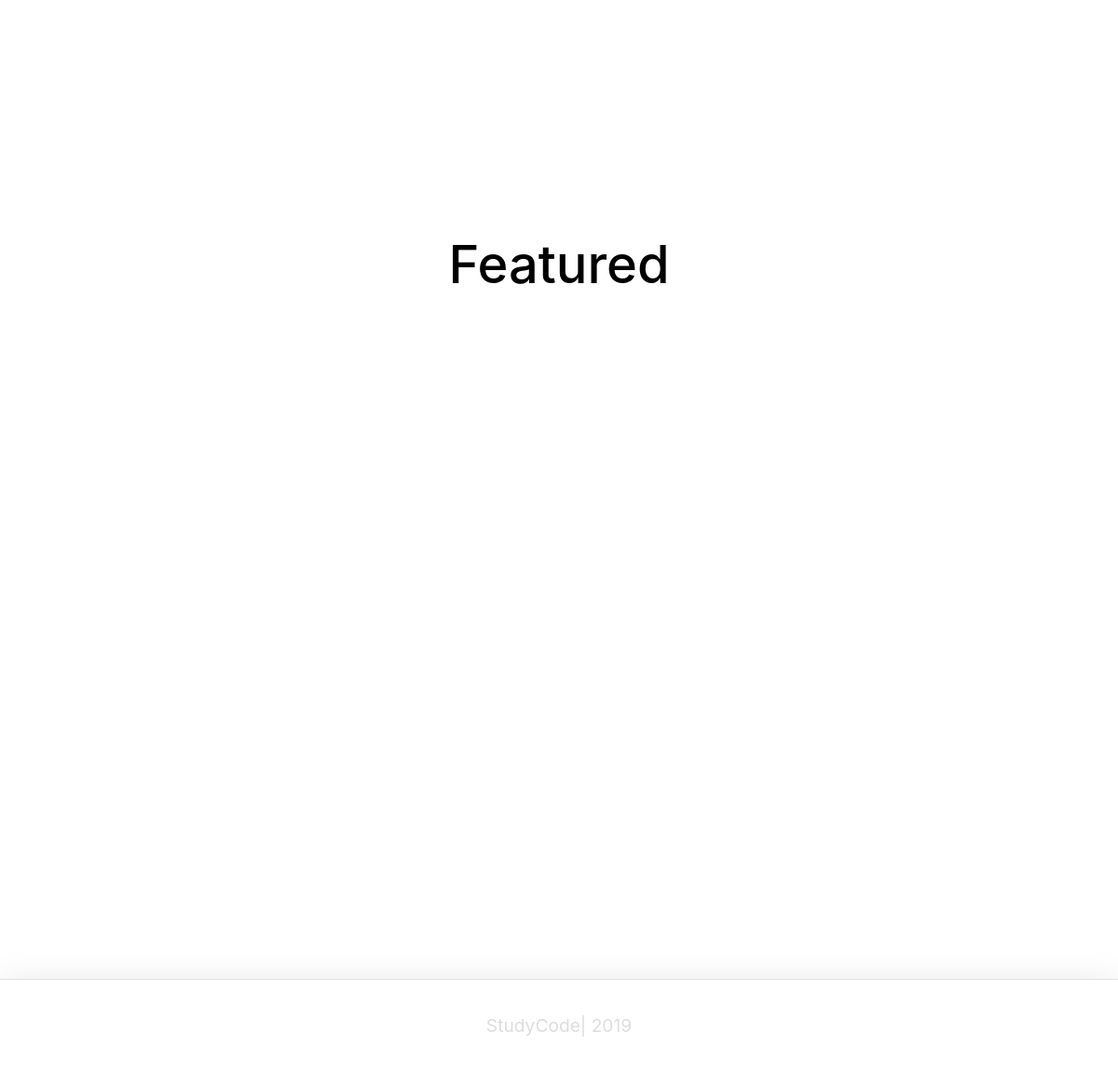
The app's page / (lower part), older data.
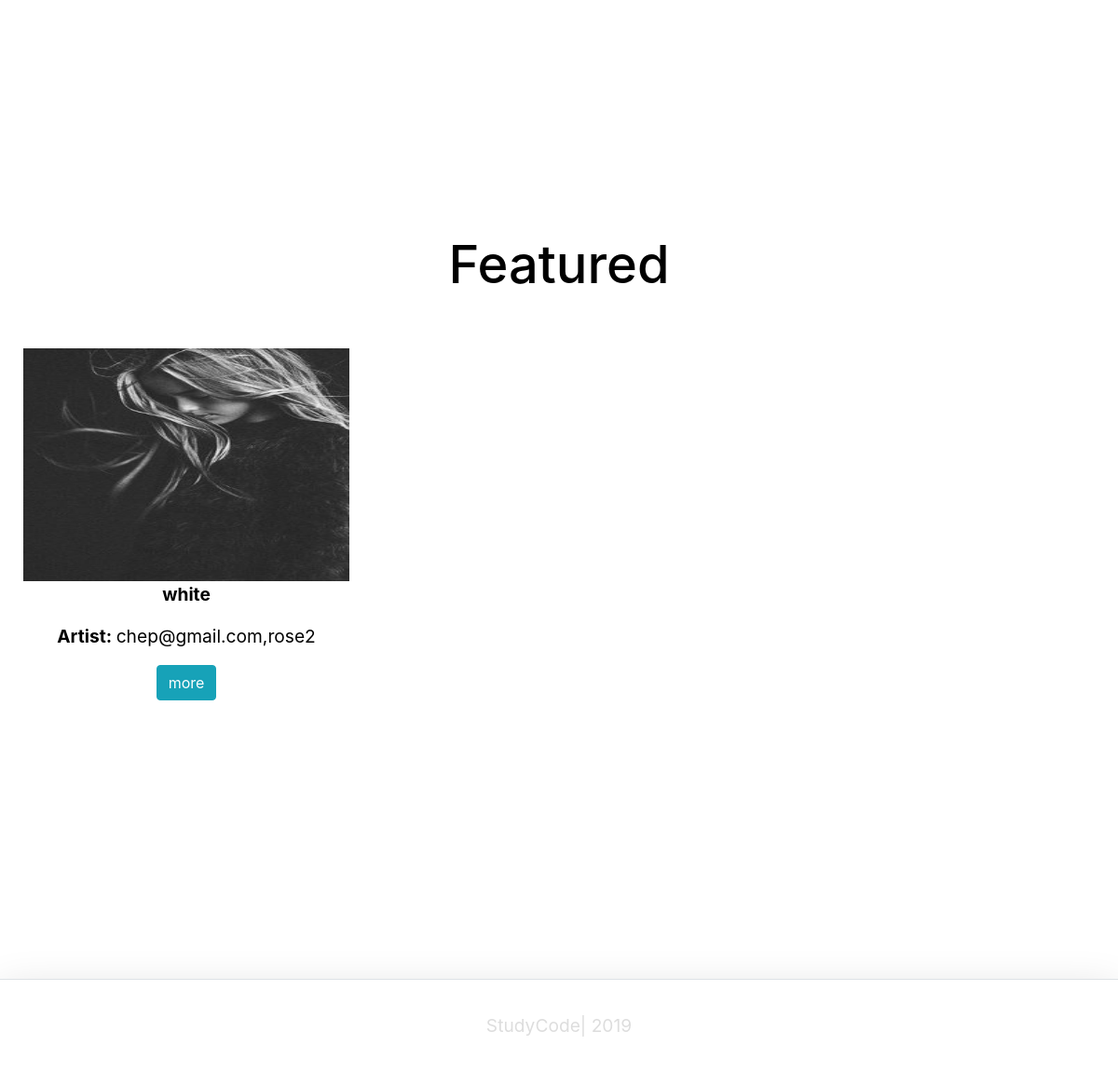
The same page, newer data.
### home/models.py (models this page shows, shortened)
class Art(models.Model):
    title = models.CharField(max_length=100)
    category = models.ForeignKey(ArtCategory, on_delete=models.CASCADE)
    artist = models.ForeignKey(settings.AUTH_USER_MODEL, on_delete=models.CASCADE)
    image = models.ImageField(upload_to="myimages")
    price = models.DecimalField(max_digits=10, decimal_places=2)
    available = models.BooleanField(default=False)
    featured = models.BooleanField(default=False)
    class Meta:
        verbose_name_plural = 'Art'

### account/models.py (models this page shows, shortened)
class Account(AbstractBaseUser):
    email 		= models.EmailField(verbose_name = "email", max_length= 60, unique = True)
    username 	= models.CharField(max_length = 40, unique = True)
    full_name = models.CharField(max_length=50)
    instagram   = models.URLField()
    facebook    = models.URLField()
    artist_type = models.CharField(max_length=50)
    bio         = models.CharField(max_length=150)
    profile_image = models.ImageField()
    website     = models.URLField()
    date_joined	= models.DateTimeField(verbose_name='date joined', auto_now_add = True)
    last_login  = models.DateTimeField(verbose_name= 'last login', auto_now= True)
    is_admin    = models.BooleanField(default= False)
    is_active   = models.BooleanField(default= True)
    is_staff    = models.BooleanField(default = False)
    is_superuser= models.BooleanField(default= False)
    USERNAME_FIELD = 'email'
    REQUIRED_FIELDS = ['username']
    objects = MyAccountManager()
    def __str__(self):
      return self.email + "," + self.username

### home/views.py (the view)
# urls.py: path('',home_screen_view, name="home"),
def home_screen_view(request):
  arts_featured = Art.objects.filter(featured = True)
  return render(request,"home/home.html",{ 'arts_featured': arts_featured})

### home/templates/home/home.html (shortened to what this page needs)
{% extends 'base.html' %}
{% load static %}
{% block content %}
<link rel="stylesheet" type="text/css" href="{% static 'css/style.css' %}">
<section class="content-section">
</section>
<section class="featured-section">
  <h1 class="featured">Featured</h1>
<br>
<div class="container-fluid">
  <div class="row">
    {% for art in arts_featured %}
    <div class="col-md-4">
      <img class="imgart mt-4" src="{{ art.image.url }}" alt="Card image cap" width="350px" height="250px">
      <span style="color: #000000;">
        <p><strong>{{art.title}} </strong></p>
        <p><strong>Artist: </strong>{{art.artist}}</p>
        <button class="btn btn-info">more</button>
      </span>
    </div>
    {% endfor%}
  </div>
</div>
</section>
{% endblock content %}

### templates/base.html (shortened to what this page needs)
<!DOCTYPE html>
<html>
<head>
	{% include 'snippets/header.html' %}
</head>
<body>
<div class="main">
	{% block content%}
	{% endblock content%}
 </div>
	{% include 'snippets/footer.html' %}
</body>
</html>

### templates/snippets/header.html (shortened to what this page needs)
<link rel="stylesheet" href="https://stackpath.bootstrapcdn.com/bootstrap/4.3.1/css/bootstrap.min.css"
integrity="sha384-ggOyR0iXCbMQv3Xipma34MD+dH/1fQ784/j6cY/iJTQUOhcWr7x9JvoRxT2MZw1T">

### templates/snippets/footer.html (shortened to what this page needs)
<div class="d-flex flex-row align-items-center footer bg-white border-top shadow-lg">
	<p class="m-auto">StudyCode| 2019</p>
</div>

### static/css/style.css (style rules this page uses)
body { color: #ddd; background: #ffffff; font-family: -apple-system, BlinkMacSystemFont, "Segoe UI", Roboto, Helvetica, Arial, sans-serif, "Apple Color Emoji", "Segoe UI Emoji", "Segoe UI Symbol"; padding: 0; margin: 0; }
section { padding: 0; margin: 0; }
h1 { font-size: 3.5rem; }
p { font-size: 1.2rem; }
.featured { color: #000000; }
.content-section { width: 100vw; min-height: 100vh; justify-content: center; background: white; align-items: center; text-align: center; }
.featured-section { width: 100vw; min-height: 100vh; justify-content: center; background: white; align-items: center; text-align: center; }

### templates/snippets/header.html (style rules this page uses)
@media (min-width: 768px) { html { font-size: 16px; } }

### templates/snippets/base_css.html (style rules this page uses)
body { background-color: #f2f2f2; }

### templates/base.html (style rules this page uses)
.main { min-height: 100vh; height: 100%; }

### templates/snippets/footer.html (style rules this page uses)
.footer { min-height: 100px; }

Row changes from the older to the newer data that the page shows:
added Art: image (picture), title "white", artist "chep@gmail.com,rose2"
